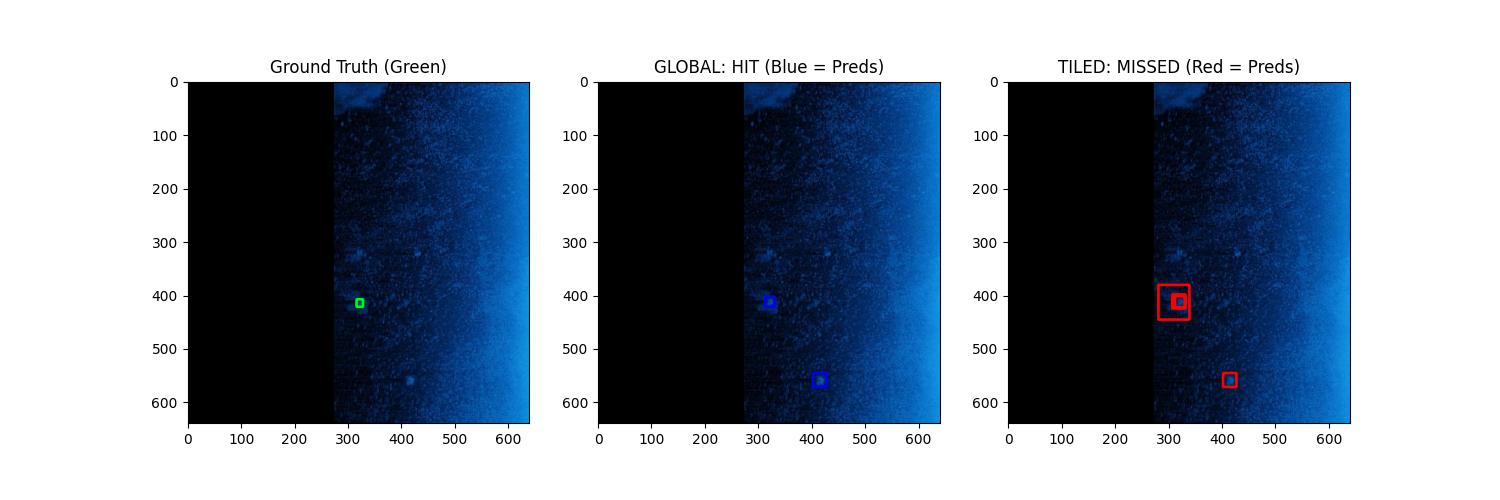
#> input picture ai/reference/gate_b_audit/B_rejected_0.jpg, 1500 x 500 px
$ python -i clahe.py   (imports and definitions only)
#> lines starting #> are read from the running program, lines starting #| are printed output that depends on the picture
#> further down, picture is the input picture: shape (500, 1500, 3); mean B, G, R 159.8, 145.9, 135.3
import cv2

def apply_clahe(image, clip_limit=2.0, tile_grid_size=(8, 8)):
    """
    Applies Contrast Limited Adaptive Histogram Equalization.
    Enhances local contrast, which can help emphasize acoustic shadows.
    """
#> called with clip_limit = 2, tile_grid_size = (8, 8)
    clahe = cv2.createCLAHE(clipLimit=clip_limit, tileGridSize=tile_grid_size)
    if len(image.shape) == 3:
        # Sonar is physically monochromatic, so we equalize the grayscale intensity
        gray = cv2.cvtColor(image, cv2.COLOR_BGR2GRAY)
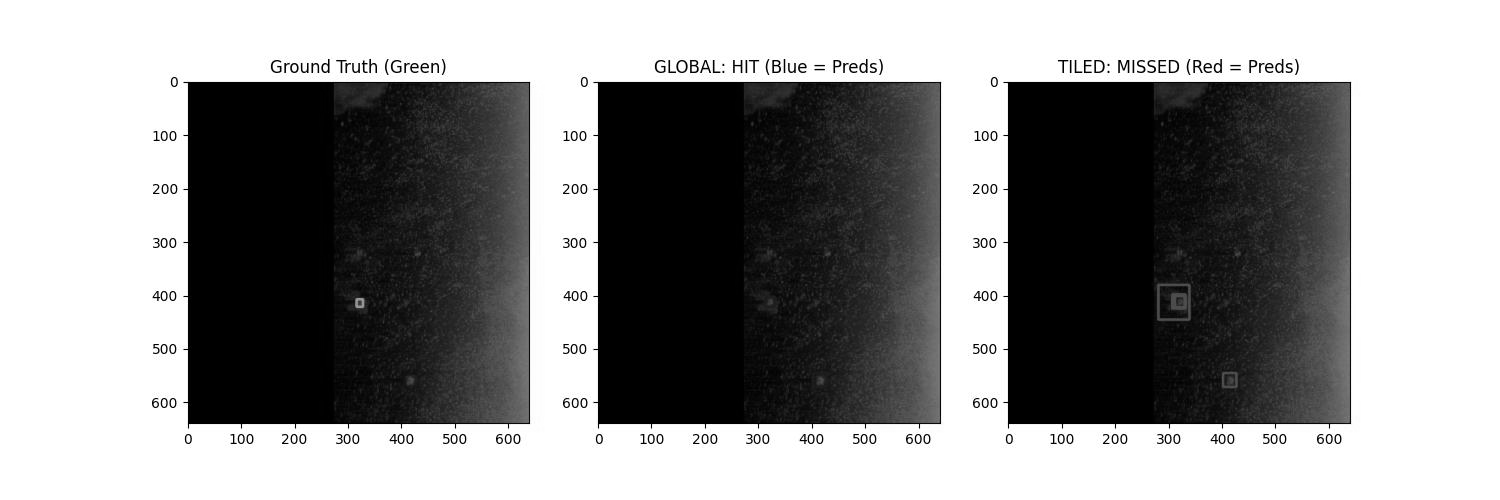
#> gray: shape (500, 1500); min 0, max 255, mean 144.3
        result = clahe.apply(gray)
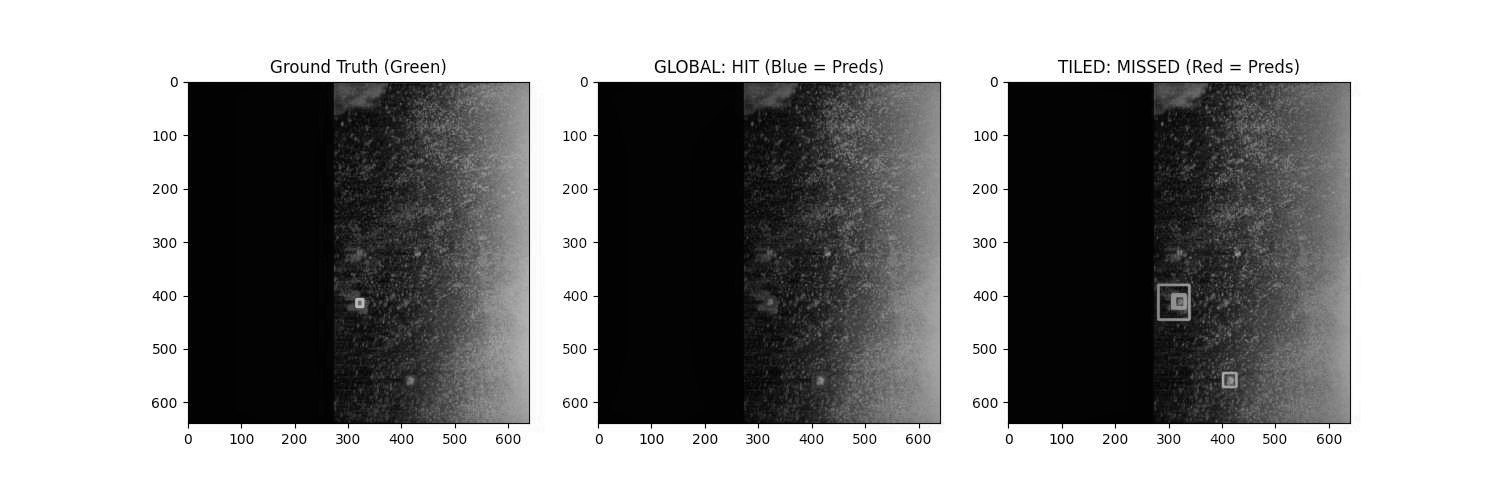
#> result: shape (500, 1500); min 1, max 255, mean 153.6
        # Convert back to 3-channel for YOLO inference
        return cv2.cvtColor(result, cv2.COLOR_GRAY2BGR)
    else:
        return clahe.apply(image)

>>> import cv2
>>> picture = cv2.imread('../../../ai/reference/gate_b_audit/B_rejected_0.jpg')
>>> result = apply_clahe(picture)

$ run again, on ai/reference/gate_b_audit/B_rejected_1.jpg
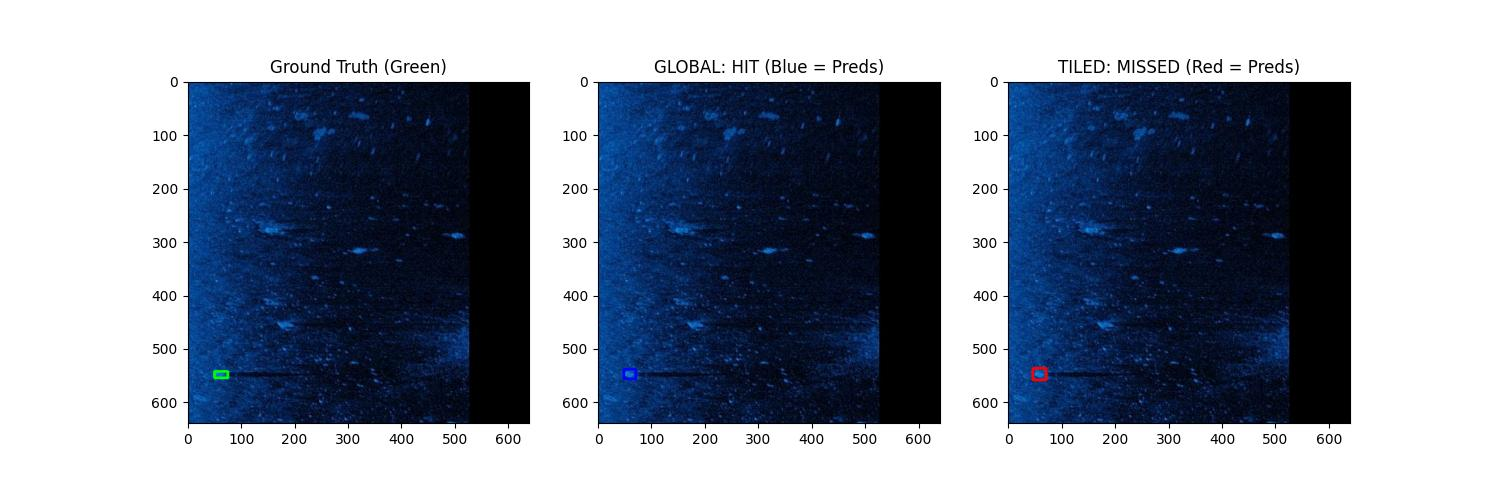
#> input picture ai/reference/gate_b_audit/B_rejected_1.jpg, 1500 x 500 px
#> picture is the input picture: shape (500, 1500, 3); mean B, G, R 159.2, 144.3, 135.8
#> in apply_clahe, `gray = cv2.cvtColor(image, cv2.COLOR_BGR2GRAY)`:
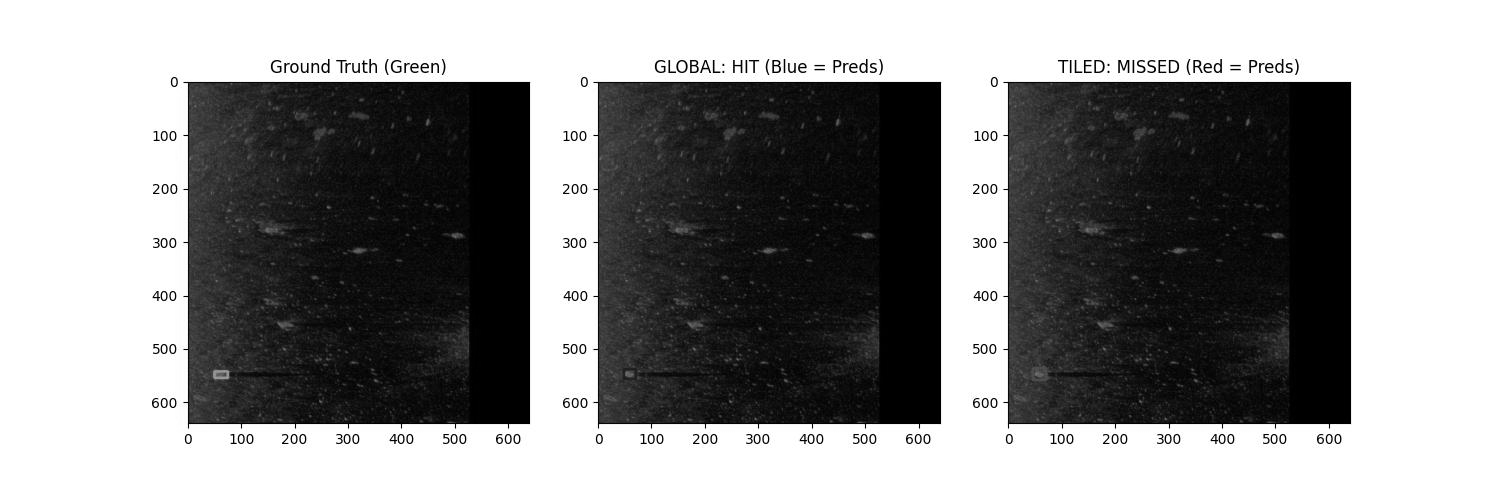
#> gray: shape (500, 1500); min 0, max 255, mean 143.5
#> in apply_clahe, `result = clahe.apply(gray)`:
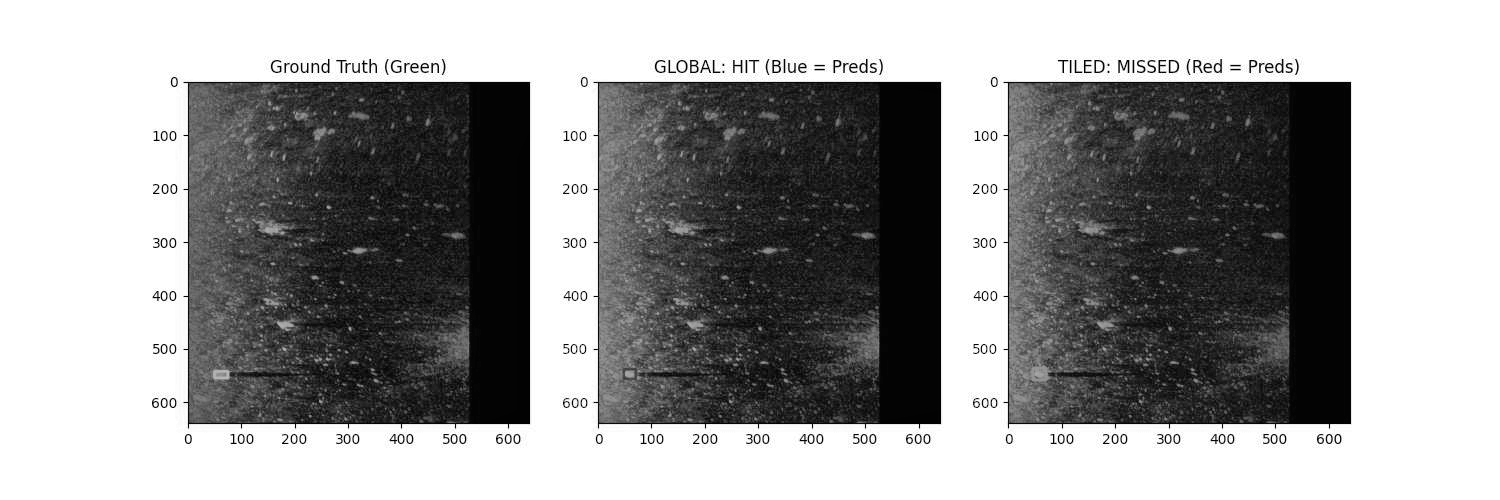
#> result: shape (500, 1500); min 1, max 255, mean 154.9
